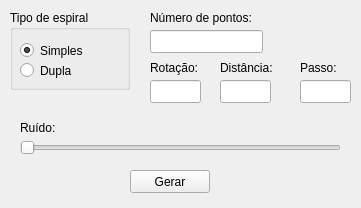
<?xml version="1.0" encoding="UTF-8"?>
<ui version="4.0">
 <class>GeracaoEspiral</class>
 <widget class="QWidget" name="GeracaoEspiral">
  <property name="geometry">
   <rect>
    <x>0</x>
    <y>0</y>
    <width>361</width>
    <height>208</height>
   </rect>
  </property>
  <property name="windowTitle">
   <string>Form</string>
  </property>
  <widget class="QGroupBox" name="tipo_espiral">
   <property name="geometry">
    <rect>
     <x>10</x>
     <y>10</y>
     <width>120</width>
     <height>80</height>
    </rect>
   </property>
   <property name="title">
    <string>Tipo de espiral</string>
   </property>
   <widget class="QRadioButton" name="espiral_simples_radio">
    <property name="geometry">
     <rect>
      <x>10</x>
      <y>30</y>
      <width>100</width>
      <height>21</height>
     </rect>
    </property>
    <property name="text">
     <string>Simples</string>
    </property>
    <property name="checked">
     <bool>true</bool>
    </property>
   </widget>
   <widget class="QRadioButton" name="espiral_dupla_radio">
    <property name="geometry">
     <rect>
      <x>10</x>
      <y>50</y>
      <width>100</width>
      <height>21</height>
     </rect>
    </property>
    <property name="text">
     <string>Dupla</string>
    </property>
   </widget>
  </widget>
  <widget class="QLabel" name="label">
   <property name="geometry">
    <rect>
     <x>150</x>
     <y>10</y>
     <width>121</width>
     <height>16</height>
    </rect>
   </property>
   <property name="text">
    <string>Número de pontos: </string>
   </property>
  </widget>
  <widget class="QLineEdit" name="numero_pontos">
   <property name="geometry">
    <rect>
     <x>150</x>
     <y>30</y>
     <width>113</width>
     <height>23</height>
    </rect>
   </property>
  </widget>
  <widget class="QLabel" name="label_2">
   <property name="geometry">
    <rect>
     <x>20</x>
     <y>120</y>
     <width>57</width>
     <height>15</height>
    </rect>
   </property>
   <property name="text">
    <string>Ruído:</string>
   </property>
  </widget>
  <widget class="QSlider" name="ruido">
   <property name="geometry">
    <rect>
     <x>20</x>
     <y>140</y>
     <width>321</width>
     <height>16</height>
    </rect>
   </property>
   <property name="orientation">
    <enum>Qt::Horizontal</enum>
   </property>
  </widget>
  <widget class="QLabel" name="ruido_label">
   <property name="geometry">
    <rect>
     <x>70</x>
     <y>120</y>
     <width>57</width>
     <height>15</height>
    </rect>
   </property>
   <property name="text">
    <string/>
   </property>
  </widget>
  <widget class="QPushButton" name="gerar_espiral">
   <property name="geometry">
    <rect>
     <x>130</x>
     <y>170</y>
     <width>80</width>
     <height>23</height>
    </rect>
   </property>
   <property name="text">
    <string>Gerar</string>
   </property>
  </widget>
  <widget class="QLineEdit" name="rotacao">
   <property name="geometry">
    <rect>
     <x>150</x>
     <y>80</y>
     <width>51</width>
     <height>23</height>
    </rect>
   </property>
   <property name="text">
    <string/>
   </property>
  </widget>
  <widget class="QLabel" name="label_3">
   <property name="geometry">
    <rect>
     <x>150</x>
     <y>60</y>
     <width>61</width>
     <height>16</height>
    </rect>
   </property>
   <property name="text">
    <string>Rotação: </string>
   </property>
  </widget>
  <widget class="QLabel" name="label_4">
   <property name="geometry">
    <rect>
     <x>220</x>
     <y>60</y>
     <width>71</width>
     <height>16</height>
    </rect>
   </property>
   <property name="text">
    <string>Distância:</string>
   </property>
  </widget>
  <widget class="QLineEdit" name="distancia">
   <property name="geometry">
    <rect>
     <x>220</x>
     <y>80</y>
     <width>51</width>
     <height>23</height>
    </rect>
   </property>
   <property name="text">
    <string/>
   </property>
  </widget>
  <widget class="QLabel" name="label_5">
   <property name="geometry">
    <rect>
     <x>300</x>
     <y>60</y>
     <width>51</width>
     <height>16</height>
    </rect>
   </property>
   <property name="text">
    <string>Passo: </string>
   </property>
  </widget>
  <widget class="QLineEdit" name="passo">
   <property name="geometry">
    <rect>
     <x>300</x>
     <y>80</y>
     <width>51</width>
     <height>23</height>
    </rect>
   </property>
   <property name="text">
    <string/>
   </property>
  </widget>
 </widget>
 <tabstops>
  <tabstop>espiral_simples_radio</tabstop>
  <tabstop>espiral_dupla_radio</tabstop>
  <tabstop>numero_pontos</tabstop>
  <tabstop>rotacao</tabstop>
  <tabstop>distancia</tabstop>
  <tabstop>passo</tabstop>
  <tabstop>ruido</tabstop>
  <tabstop>gerar_espiral</tabstop>
 </tabstops>
 <resources/>
 <connections>
  <connection>
   <sender>ruido</sender>
   <signal>valueChanged(int)</signal>
   <receiver>ruido_label</receiver>
   <slot>setNum(int)</slot>
   <hints>
    <hint type="sourcelabel">
     <x>250</x>
     <y>84</y>
    </hint>
    <hint type="destinationlabel">
     <x>227</x>
     <y>65</y>
    </hint>
   </hints>
  </connection>
  <connection>
   <sender>gerar_espiral</sender>
   <signal>clicked()</signal>
   <receiver>GeracaoEspiral</receiver>
   <slot>gerarEspiral()</slot>
   <hints>
    <hint type="sourcelabel">
     <x>179</x>
     <y>120</y>
    </hint>
    <hint type="destinationlabel">
     <x>90</x>
     <y>114</y>
    </hint>
   </hints>
  </connection>
 </connections>
 <slots>
  <slot>gerarEspiral()</slot>
 </slots>
</ui>
